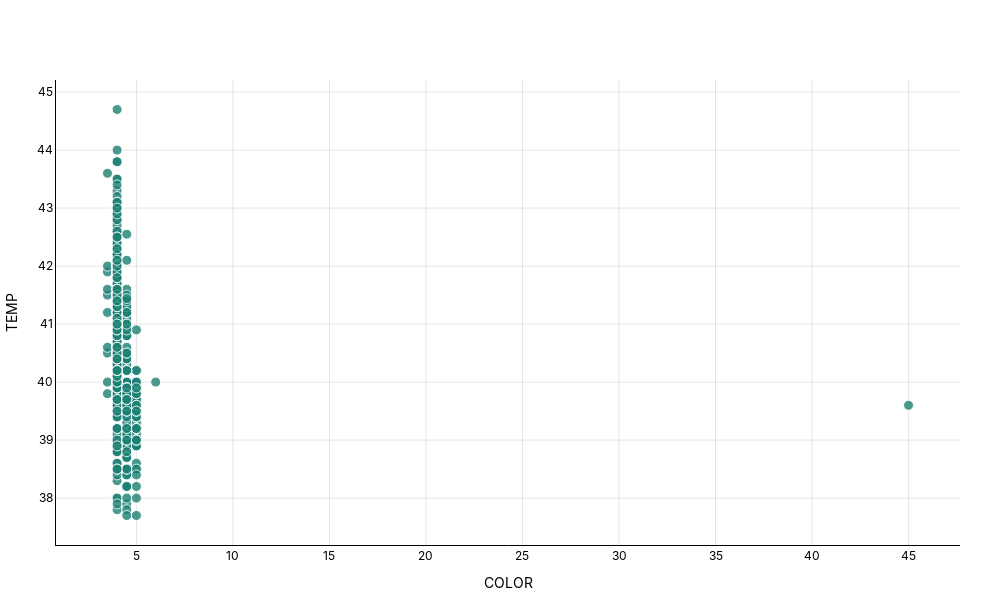

Notebook source saved alongside this figure:
### Code cell
plot_scatter(df=control,x_col='COLOR',y_col='TEMP')

### Figure 1 — Plotly figure (JSON) as saved in the notebook; plotly's stock layout.template omitted (floating-point values rounded to 4 significant figures; data arrays with more than 128 entries replaced by an {"elided": "..."} marker saying what was removed)
{"data": [{"customdata": {"elided": "853x3 str values"}, "hovertemplate": "<b>_dummy_group_:</b> %{customdata[2]}<br><b>COLOR:</b> %{customdata[0]}<br><b>TEMP:</b> %{customdata[1]}<extra></extra>", "marker": {"color": "#1C8074", "line": {"color": "white", "width": 1}, "opacity": 0.8, "size": 10, "sizemode": "diameter", "sizeref": 1}, "mode": "markers", "name": "Total", "type": "scatter", "x": {"elided": "853 float values"}, "y": {"elided": "853 float values"}}], "layout": {"font": {"color": "black", "family": "Inter, Arial, sans-serif"}, "height": 600, "legend": {"orientation": "h", "title": {"text": ""}, "x": 1, "xanchor": "right", "y": 1.02, "yanchor": "bottom"}, "margin": {"b": 40, "l": 40, "r": 40, "t": 80}, "paper_bgcolor": "rgba(0,0,0,0)", "plot_bgcolor": "rgba(0,0,0,0)", "title": {"text": "<b><b>", "x": 0.5, "xanchor": "center", "y": 0.95, "yanchor": "top"}, "width": 1000, "xaxis": {"gridcolor": "rgba(0,0,0,0.1)", "linecolor": "black", "showgrid": true, "showline": true, "title": {"text": "COLOR"}}, "yaxis": {"gridcolor": "rgba(0,0,0,0.1)", "linecolor": "black", "showgrid": true, "showline": true, "title": {"text": "TEMP"}}}}
